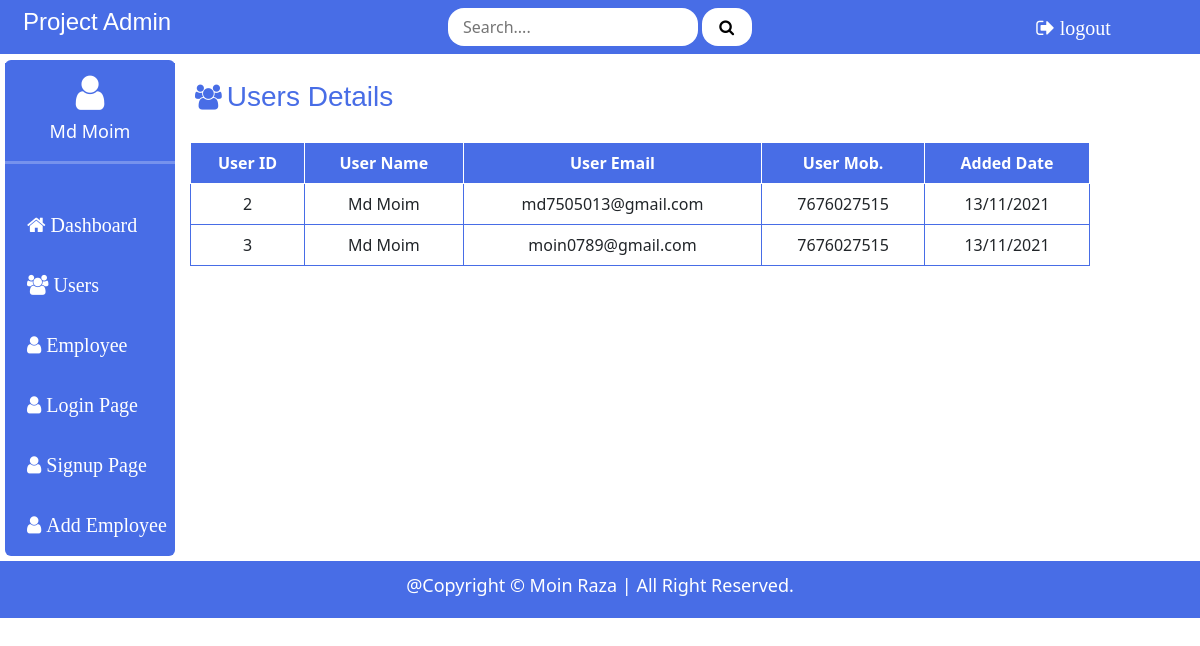
The page /userdetail (signed in) on the database its author committed.
### employee/models.py (models this page shows, shortened)
class Superadmin(models.Model):
    added_date = models.DateTimeField(auto_now_add=True,null=True)
    user = models.OneToOneField(User, on_delete=models.CASCADE, primary_key=True)
    name = models.CharField(max_length=200,null= True)
    email = models.CharField(max_length=200)
    phone = models.CharField(max_length=12, null=True)
    password = models.CharField(max_length=20, null=True)

### employee/views.py (the view)
# urls.py: path('userdetail', views.userview, name="AllUserDetails"),
def userview(request):
    userd = Superadmin.objects.all()
    return render(request, "userdetail.html",{'userd':userd})

### employee/templates/userdetail.html
{% extends "base.html" %}
{% block content %}
<div class="dash-head">
    <i class="fa fa-users"></i><h3> Users Details</h3>
</div>
 <table class="productinfo table">
     <tr>
         <th>User ID</th>
         <th>User Name</th>
         <th>User Email</th>
         <th>User Mob.</th>
         <th>Added Date</th>
     </tr>
     {% if userd %}
     {% for i in userd %}
     <tr>
         <td>{{i.user.id}}</td>
         <td>{{i.name}}</td>
         <td>{{i.email}}</td>
         <td>{{i.phone}}</td>
         <td>13/11/2021</td>
     </tr>
     {% endfor %}
     {% else %}
     <tr>
         <td colspan="4">No Data items</td>
     </tr>
     {% endif %}
 </table>
 {% endblock content %}

### employee/templates/base.html (shortened to what this page needs)
{% load static %}
<!DOCTYPE html>
<html lang="en">
<head>
    <link rel="stylesheet" href="{% static 'css/das.css' %}">
    <link href="https://cdn.jsdelivr.net/npm/bootstrap@5.0.0-beta3/dist/css/bootstrap.min.css" rel="stylesheet">
    <link rel="stylesheet" href="https://stackpath.bootstrapcdn.com/font-awesome/4.7.0/css/font-awesome.min.css">
</head>
<body>
<section id="navbar">
    <div class="nav_left">
         <h4><a href="{% url 'Homepage' %}" style="text-decoration: none; color: white;">Project Admin</a></h4>
    </div>
    <div class="nav_center">
        <form action="{% url 'Searchpage' %}" method="POST">
            <input type="search" name="search" id="search" placeholder="Search...." required>
            <button type="submit" name="submit"><i class="fa fa-search"></i></button>
        </form>
    </div>
    <div class="nav_right">
        {% if request.user.is_authenticated %}
        <a href="{% url 'LogoutPage' %}" style="text-decoration: none; color: white;"><i class="fa fa-sign-out"> logout</i></a>
        {% else %}
        <a href="{% url 'LoginPage' %}" style="text-decoration: none; color: white;"><i class="fa fa-user"> login</i></a>
        {% endif %}
    </div>
</section>
 <section id="conatiner">
     <div class="cont_left">
         <div class="user-cont">
           <i class="fa fa-user"></i><p>{{ request.user.first_name }}</p>
         </div><hr>
         <div class="user-item">
             <ul class="das-item">
                 <li><i class="fa fa-home"> <a href="{% url 'Homepage' %}" style="text-decoration: none; color: white;">Dashboard</a></i></li>
                 <li><i class="fa fa-users"><a href="{% url 'AllUserDetails' %}" style="text-decoration: none; color: white;"> Users</a></i></li>
                 <li><i class="fa fa-user"><a href="{% url 'AllEmployeeDetails' %}" style="text-decoration: none; color: white;"> Employee</a></i></li>
                 <li><i class="fa fa-user"><a href="{% url 'LoginPage' %}" style="text-decoration: none; color: white;"> Login Page</a></i></li>
                 <li><i class="fa fa-user"><a href="{% url 'RegisterPage' %}" style="text-decoration: none; color: white;"> Signup Page</a></i></li>
                 <li><i class="fa fa-user"><a href="{% url 'AddEmployeeForm' %}" style="text-decoration: none; color: white;"> Add Employee</a></i></li>
            </ul>
        </div>
     </div>
     <div class="cont_right">
         {% block content %}
         {% endblock %}
    </div>
</section>
    <div class="footer">
        <p>@Copyright © Moin Raza | All Right Reserved.</p>
    </div>
</body>
</html>

### static/css/das.css (style rules this page uses)
body { padding: 0; margin: 0; }
#navbar { background-color:#486DE6; display: flex; padding: 8px; }
#navbar .nav_left { width: 20%; }
#navbar .nav_left h4 { color: white; font-family: Arial, Helvetica, sans-serif; font-weight: 400; margin-left: 15px; }
#navbar .nav_center { width: 60%; text-align: center; }
#navbar .nav_center input { width: 250px; height: 38px; border: none; border-radius: 16px; padding-left: 15px; }
#navbar .nav_center button { width: 50px; height: 38px; border: none; background-color: white; border-radius: 16px; padding-left: 5px; }
#navbar .nav_right { width: 20%; text-align: center; }
#navbar .nav_right i { font-size: 20px; color: white; margin-top: 10px; }
#conatiner { display: flex; padding: 5px; border-radius: 6px; }
#conatiner .cont_left { background-color: #486DE6; width: 170px; margin-top: 1px; border-radius: 6px; }
#conatiner .cont_right { background-color: white; width: 900px; margin-top: 1px; border-radius: 6px; }
#conatiner .cont_left .user-cont { background-color: #486DE6; width: 100%; text-align: center; margin-top: 3px; }
#conatiner .cont_left .user-cont i { font-size: 40px; margin-top: 10px; color: white; font-weight: 200; }
#conatiner .cont_left .user-cont p { font-size: 18px; color: white; margin-top: 5px; }
#conatiner .cont_left hr { color: #fff; width: 100%; height: 3px; margin-top: 5px; background-color: white; }
#conatiner .cont_left .das-item { text-align: left; }
#conatiner .cont_left .das-item li { overflow: hidden; color: white; font-size: 20px; margin-left: -10px; }
ul li i { margin-top: 35px; }
#conatiner .cont_right .dash-head { display: flex; }
#conatiner .cont_right .dash-head h3 { color: #486DE6; margin-top: 20px; text-align: center; font-weight: 500; margin-left: 5px; font-family: Arial, Helvetica, sans-serif; }
#conatiner .cont_right .dash-head i { margin-top: 25px; font-size: 25px; margin-left: 20px; color: #486DE6; }
.footer { background-color:#486DE6; padding: 3px; }
.footer p { text-align: center; color: white; font-size: 18px; font-weight: 400; margin-top: 8px; }
.productinfo { margin-top: 20px; border: 1px solid black; text-align: center; margin-left: 15px; }
.productinfo tr th { border: 1px solid white; background-color: #486DE6; color: white; }
.productinfo tr td { border: 1px solid #486DE6; }

### rows shown on the page
Superadmin: user.id "2", name "Md Moim", email "md7505013@gmail.com", phone "7676027515"
Superadmin: user.id "3", name "Md Moim", email "moin0789@gmail.com", phone "7676027515"

### other values the page prints
{{ request.user.first_name }} "Md Moim"
